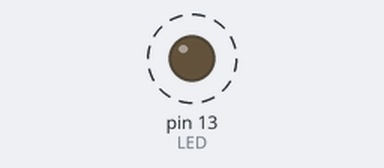
Bench run of a sketch on a simulated Arduino Uno, built with avr-gcc and run on an emulated ATmega328P. Parts: output pins drawn as LEDs (lit = HIGH). Dashed ring = blinking.

Above: at 0.12 s.
Timing chart, 0 to 3.0 s (numbered marks = the images above):
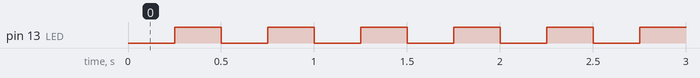

The sketch:

7_Blink_Without_Delay.ino
```cpp
/*
BLINK without Delay - a basic Software Timer

  Turns on and off a light emitting diode (LED) connected to a digital pin,
  without using the delay() function.
  This means that other code can run at the SAME TIME (WOW!) without being interrupted by the LED code.
  If we used delay(), our entire code would have to wait until delay() was over before continuing to run, essentially "locking up" the processor for a given amount of time.


Modified from this example code in the public domain:
  https://www.arduino.cc/en/Tutorial/BuiltInExamples/BlinkWithoutDelay
*/

// Constants won't change.
const int LED = 13;   // LED pin
const long interval = 250;  // interval at which to blink (in milliseconds)

// Variables will change:
bool ledState = 0;  // ledState used to set the LED

// Generally, you should use "unsigned long" for variables that hold time
// The value will quickly become too large for an int to store
unsigned long previousMillis = 0;  // will store last time LED was updated

void setup()
{
  pinMode(LED, OUTPUT);   //set LED pin as output
}

  /*
  Is the difference between the current time and last time you blinked the LED bigger than the interval at which you want to blink the LED?

  In other words, has a certain amount of time passed since last event?

  millis() returns the current amount of milliseconds since the Arduino was powered on. We can use millis() just like a timer or stopwatch in our loop().
  */

void loop()
{
  unsigned long currentMillis = millis(); // record Current Time

  // if Current Time minus Previous Time is greater than or equal to Interval...
  if (currentMillis - previousMillis >= interval)
  {
    previousMillis = currentMillis; //record time when LED update occurs

    // using logical NOT to switch ledState (if ON, turn OFF, and vice-versa)
    ledState = !ledState;

    digitalWrite(LED, ledState); //set LED based on current LED state
  }
}
```

Measured:
- by itself, pin 13 (LED): alternates HIGH for 0.25 s and LOW for 0.25 s
